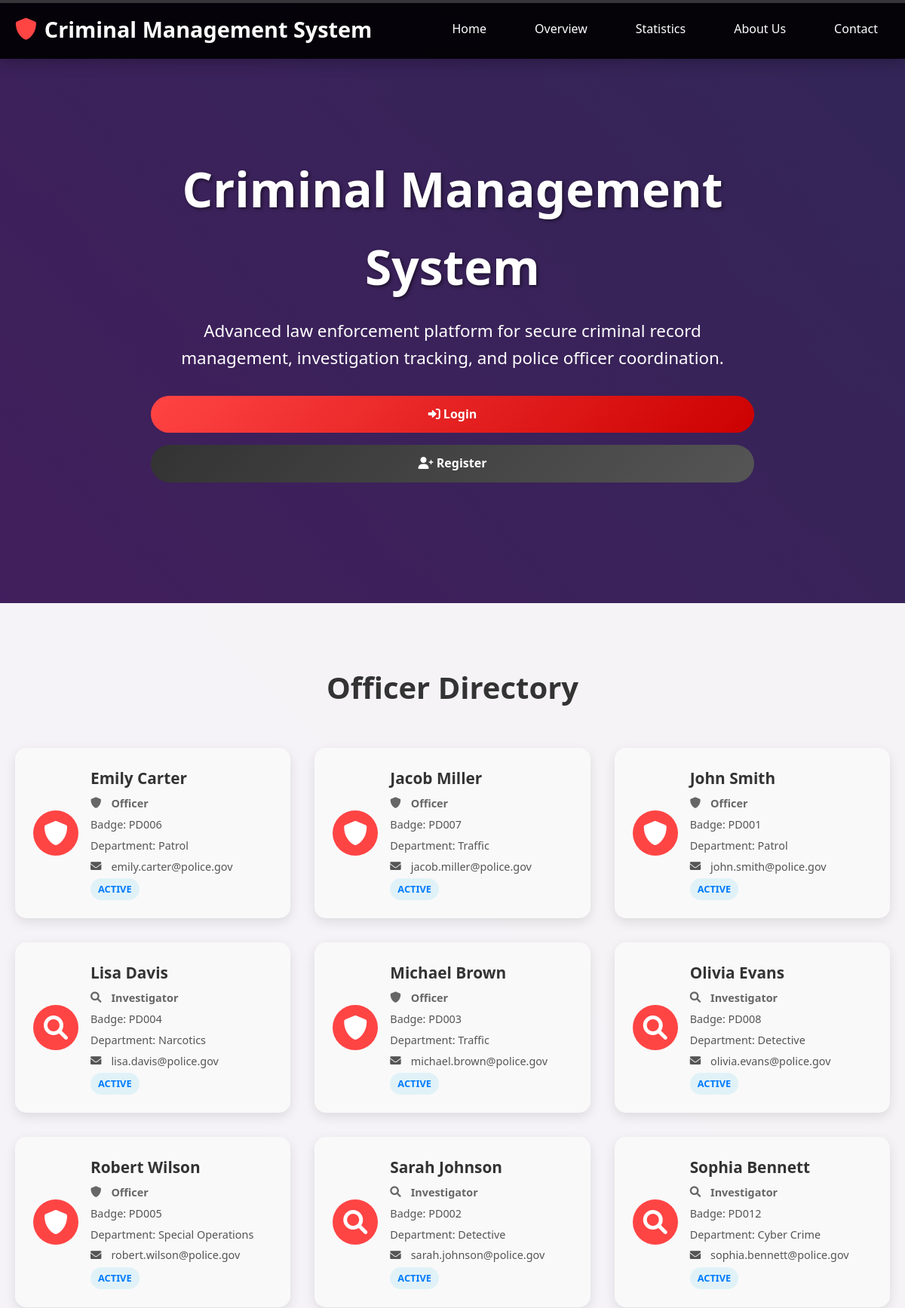
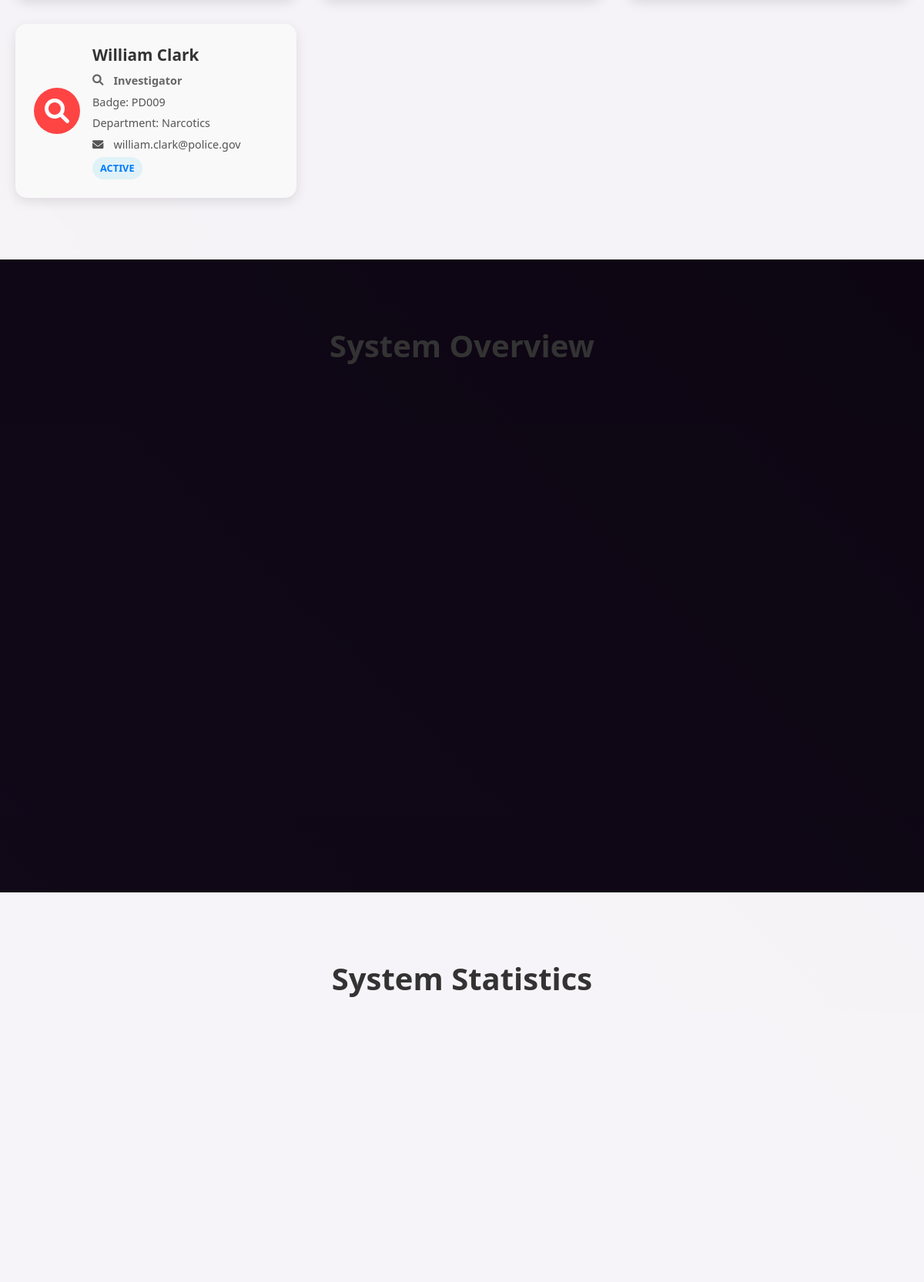
/criminal-management-front.php (upper part), run on the app's committed database (2 pictures, top to bottom).
### tables this page shows
CREATE TABLE `users` (
  `id` int(11) NOT NULL,
  `fullname` varchar(100) NOT NULL,
  `email` varchar(100) NOT NULL,
  `username` varchar(50) NOT NULL,
  `badge_number` varchar(20) NOT NULL,
  `department` varchar(50) NOT NULL,
  `role` enum('admin','officer','investigator') NOT NULL,
  `password` varchar(255) NOT NULL,
  `status` enum('active','inactive','suspended') DEFAULT 'active',
  `profile_image` varchar(255) DEFAULT NULL,
  `phone` varchar(20) DEFAULT NULL,
  `address` text DEFAULT NULL,
  `created_at` timestamp NOT NULL DEFAULT current_timestamp(),
  `updated_at` timestamp NOT NULL DEFAULT current_timestamp() ON UPDATE current_timestamp(),
  `last_login` timestamp NULL DEFAULT NULL
);

### criminal-management-front.php (the view, shortened to what this page needs)
<!DOCTYPE html>
<html lang="en">
<head>
    <link href="https://cdnjs.cloudflare.com/ajax/libs/font-awesome/6.0.0/css/all.min.css" rel="stylesheet">
</head>
<body>
    <div class="background-container">
        <div class="moving-bg"></div>
        <div class="bg-overlay"></div>
    </div>
    <nav class="navbar">
        <div class="container">
            <div class="nav-content">
                <a href="#" class="logo">
                    <i class="fas fa-shield-alt"></i>
                    Criminal Management System
                </a>
                <ul class="nav-links">
                    <li><a href="#home">Home</a></li>
                    <li><a href="#overview">Overview</a></li>
                    <li><a href="#statistics">Statistics</a></li>
                    <li><a href="#about">About Us</a></li>
                    <li><a href="#contact">Contact</a></li>
                </ul>
            </div>
        </div>
    </nav>
    <section id="home" class="hero">
        <div class="container">
            <div class="hero-content">
                <h1>Criminal Management System</h1>
                <p>Advanced law enforcement platform for secure criminal record management, investigation tracking, and police officer coordination.</p>
                <div class="hero-buttons">
                    <a href="login.php" class="btn btn-primary">
                            <i class="fas fa-sign-in-alt"></i> Login
                    </a>
                    <a href="register.php" class="btn btn-secondary">
                            <i class="fas fa-user-plus"></i> Register
                    </a>
                </div>
            </div>
        </div>
    </section>
    <section id="forms" class="forms-section">
        <div class="container">
            <h2 class="section-title">Officer Directory</h2>
            <div class="officer-list">
                <?php
                $servername = "localhost";
                $username = "root";
                $password = "";
                $dbname = "criminal_management";
                try {
                    $conn = new PDO("mysql:host=$servername;dbname=$dbname", $username, $password);
                    $conn->setAttribute(PDO::ATTR_ERRMODE, PDO::ERRMODE_EXCEPTION);
                    $sql = "SELECT id, fullname, email, username, role, badge_number, department, status, created_at FROM users WHERE role IN ('officer', 'investigator') ORDER BY fullname ASC";
                    $stmt = $conn->prepare($sql);
                    $stmt->execute();
                    $officers = $stmt->fetchAll(PDO::FETCH_ASSOC);
                    if (count($officers) > 0) {
                        echo '<div class="officer-grid">';
                        foreach ($officers as $officer) {
                            $statusClass = $officer['status'] === 'active' ? 'status-active' : 'status-inactive';
                            $roleIcon = $officer['role'] === 'investigator' ? 'fas fa-search' : 'fas fa-shield-alt';
                            $roleLabel = ucfirst($officer['role']);
                            echo '<div class="officer-card">';
                            echo '<div class="officer-avatar">';
                            echo '<i class="' . $roleIcon . '"></i>';
                            echo '</div>';
                            echo '<div class="officer-info">';
                            echo '<h3>' . htmlspecialchars($officer['fullname']) . '</h3>';
                            echo '<p class="officer-role"><i class="' . $roleIcon . '"></i> ' . $roleLabel . '</p>';
                            echo '<p class="officer-badge">Badge: ' . htmlspecialchars($officer['badge_number']) . '</p>';
                            echo '<p class="officer-dept">Department: ' . htmlspecialchars($officer['department']) . '</p>';
                            echo '<p class="officer-email"><i class="fas fa-envelope"></i> ' . htmlspecialchars($officer['email']) . '</p>';
                            echo '<span class="officer-status ' . $statusClass . '">' . ucfirst($officer['status']) . '</span>';
                            echo '</div>';
                            echo '</div>';
                        }
                        echo '</div>';
                    } else {
                        echo '<div class="no-officers">';
                        echo '<i class="fas fa-users-slash"></i>';
                        echo '<h3>No Officers Found</h3>';
                        echo '<p>No officers are currently registered in the system.</p>';
                        echo '</div>';
                    }
                } catch(PDOException $e) {
                    echo '<div class="error-message">';
                    echo '<i class="fas fa-exclamation-triangle"></i>';
                    echo '<h3>Database Connection Error</h3>';
                    echo '<p>Unable to connect to the database. Please check your connection settings.</p>';
                    echo '</div>';
                }
                ?>
            </div>
        </div>
    </section>
    <section id="overview" class="overview">
        <div class="container">
            <h2 class="section-title">System Overview</h2>
            <div class="overview-grid">
            </div>
        </div>
    </section>
    <section id="statistics" class="statistics">
        <div class="container">
            <h2 class="section-title">System Statistics</h2>
            <div class="stats-grid">
            </div>
        </div>
    </section>
</body>
</html>

### data on the page
users: fullname "Emily Carter", role "Officer", badge_number "PD006", department "Patrol", email "emily.carter@police.gov", status "ACTIVE"
users: fullname "Jacob Miller", role "Officer", badge_number "PD007", department "Traffic", email "jacob.miller@police.gov", status "ACTIVE"
users: fullname "John Smith", role "Officer", badge_number "PD001", department "Patrol", email "john.smith@police.gov", status "ACTIVE"
users: fullname "Lisa Davis", role "Investigator", badge_number "PD004", department "Narcotics", email "lisa.davis@police.gov", status "ACTIVE"
users: fullname "Michael Brown", role "Officer", badge_number "PD003", department "Traffic", email "michael.brown@police.gov", status "ACTIVE"
users: fullname "Olivia Evans", role "Investigator", badge_number "PD008", department "Detective", email "olivia.evans@police.gov", status "ACTIVE"
users: fullname "Robert Wilson", role "Officer", badge_number "PD005", department "Special Operations", email "robert.wilson@police.gov", status "ACTIVE"
users: fullname "Sarah Johnson", role "Investigator", badge_number "PD002", department "Detective", email "sarah.johnson@police.gov", status "ACTIVE"
users: fullname "Sophia Bennett", role "Investigator", badge_number "PD012", department "Cyber Crime", email "sophia.bennett@police.gov", status "ACTIVE"
users: fullname "William Clark", role "Investigator", badge_number "PD009", department "Narcotics", email "william.clark@police.gov", status "ACTIVE"
